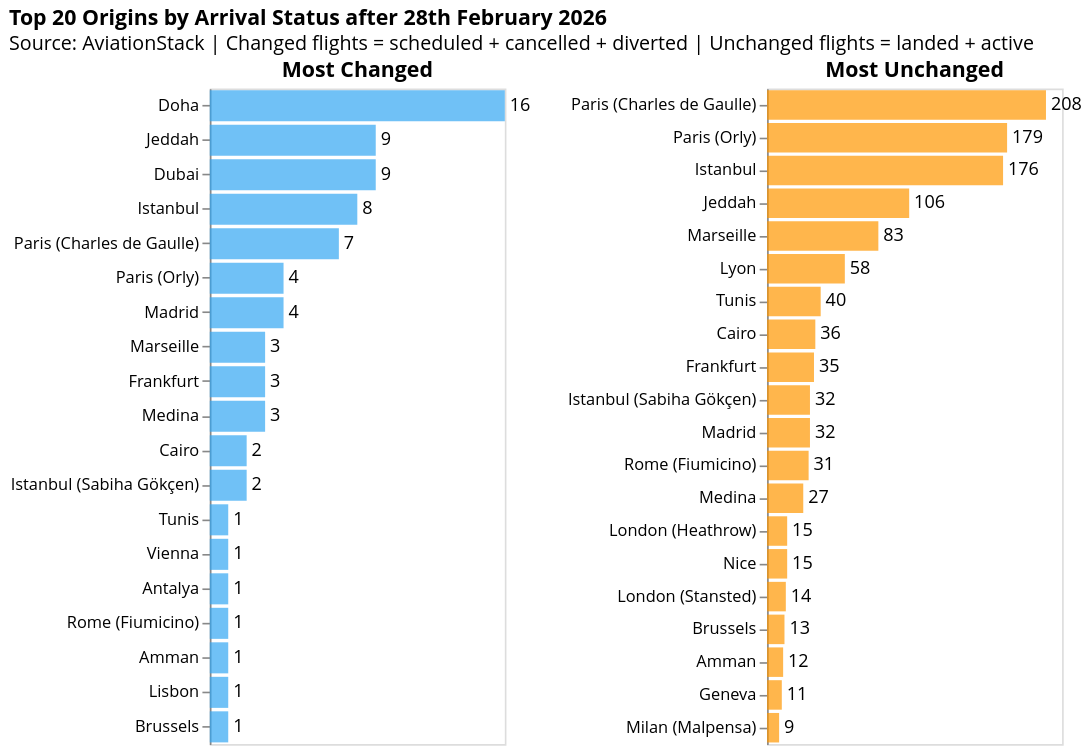

The notebook cell this image was saved under:
### Markdown cell above
### Origins with high and low disruptions

### Code cell
import altair as alt

airport_codes = sorted(arrivals_top10["iata_arr"].unique())

dropdown = alt.binding_select(options=airport_codes, name="Arrival Airport ")
selection = alt.selection_point(fields=["iata_arr"], bind=dropdown, value=airport_codes[0])

colors = {"Most Changed": "#34A7F2", "Most Unchanged": "#FF9800", }

subplots = []
for category, color in colors.items():
    subset = arrivals_top10[arrivals_top10["category"] == category]

    chart = (
        alt.Chart(subset)
        .mark_bar(color=color, opacity=0.7)
        .encode(
            y=alt.Y("airportcity:N", sort="-x", title=None),
            x=alt.X("count:Q", title=None, axis=None),
            tooltip=[
                alt.Tooltip("airportcity:N", title="Origin"),
                alt.Tooltip("count:Q", title="Flights"),
            ],
        )
        .properties(width=180, height=400, title=category)
        .add_params(selection)
        .transform_filter(selection)
    )

    text = chart.mark_text(align="left", dx=3, fontSize=11, font="Open Sans").encode(
        text="count:Q"
    )

    subplots.append(chart + text)

final = (
    alt.hconcat(subplots[0], subplots[1])
    .properties(
        title=alt.Title(
            "Top 20 Origins by Arrival Status after 28th February 2026",
            subtitle="Source: AviationStack | Changed flights = scheduled + cancelled + diverted | Unchanged flights = landed + active",
        )
    )
    .configure_title(font="Open Sans", subtitleFont="Open Sans")
    .configure_axis(labelFont="Open Sans", titleFont="Open Sans")
    .configure_legend(labelFont="Open Sans", titleFont="Open Sans")
    .configure_text(font="Open Sans")
)

final

### Figure 1 — Vega-Lite specification as saved in the notebook (floating-point values rounded to 4 significant figures; data arrays with more than 128 entries replaced by an {"elided": "..."} marker saying what was removed)
{"config": {"view": {"continuousWidth": 300, "continuousHeight": 300}, "axis": {"labelFont": "Open Sans", "titleFont": "Open Sans"}, "legend": {"labelFont": "Open Sans", "titleFont": "Open Sans"}, "text": {"font": "Open Sans"}, "title": {"font": "Open Sans", "subtitleFont": "Open Sans"}}, "hconcat": [{"layer": [{"mark": {"type": "bar", "color": "#34A7F2", "opacity": 0.7}, "encoding": {"tooltip": [{"field": "airportcity", "title": "Origin", "type": "nominal"}, {"field": "count", "title": "Flights", "type": "quantitative"}], "x": {"axis": null, "field": "count", "title": null, "type": "quantitative"}, "y": {"field": "airportcity", "sort": "-x", "title": null, "type": "nominal"}}, "name": "view_3", "title": "Most Changed", "transform": [{"filter": {"param": "param_2"}}]}, {"mark": {"type": "text", "align": "left", "dx": 3, "font": "Open Sans", "fontSize": 11}, "encoding": {"text": {"field": "count", "type": "quantitative"}, "tooltip": [{"field": "airportcity", "title": "Origin", "type": "nominal"}, {"field": "count", "title": "Flights", "type": "quantitative"}], "x": {"axis": null, "field": "count", "title": null, "type": "quantitative"}, "y": {"field": "airportcity", "sort": "-x", "title": null, "type": "nominal"}}, "title": "Most Changed", "transform": [{"filter": {"param": "param_2"}}]}], "data": {"name": "data-fb9f9cfef7a4a91096d2480d8c986af7"}, "height": 400, "width": 180}, {"layer": [{"mark": {"type": "bar", "color": "#FF9800", "opacity": 0.7}, "encoding": {"tooltip": [{"field": "airportcity", "title": "Origin", "type": "nominal"}, {"field": "count", "title": "Flights", "type": "quantitative"}], "x": {"axis": null, "field": "count", "title": null, "type": "quantitative"}, "y": {"field": "airportcity", "sort": "-x", "title": null, "type": "nominal"}}, "name": "view_4", "title": "Most Unchanged", "transform": [{"filter": {"param": "param_2"}}]}, {"mark": {"type": "text", "align": "left", "dx": 3, "font": "Open Sans", "fontSize": 11}, "encoding": {"text": {"field": "count", "type": "quantitative"}, "tooltip": [{"field": "airportcity", "title": "Origin", "type": "nominal"}, {"field": "count", "title": "Flights", "type": "quantitative"}], "x": {"axis": null, "field": "count", "title": null, "type": "quantitative"}, "y": {"field": "airportcity", "sort": "-x", "title": null, "type": "nominal"}}, "title": "Most Unchanged", "transform": [{"filter": {"param": "param_2"}}]}], "data": {"name": "data-7847e17055378e1bc5d7da5050552fc9"}, "height": 400, "width": 180}], "params": [{"name": "param_2", "select": {"type": "point", "fields": ["iata_arr"]}, "bind": {"input": "select", "options": ["ALG", "AMM", "AUH", "BEY", "BGW", "CAI", "CMN", "DAM", "DOH", "DXB", "IKA", "JED", "KHI", "RUH", "TUN"], "name": "Arrival Airport "}, "value": "ALG", "views": ["view_3", "view_4"]}], "title": {"text": "Top 20 Origins by Arrival Status after 28th February 2026", "subtitle": "Source: AviationStack | Changed flights = scheduled + cancelled + diverted | Unchanged flights = landed + active"}, "$schema": "https://vega.github.io/schema/vega-lite/v5.20.1.json", "datasets": {"data-fb9f9cfef7a4a91096d2480d8c986af7": {"elided": "287 records"}, "data-7847e17055378e1bc5d7da5050552fc9": {"elided": "263 records"}}}
